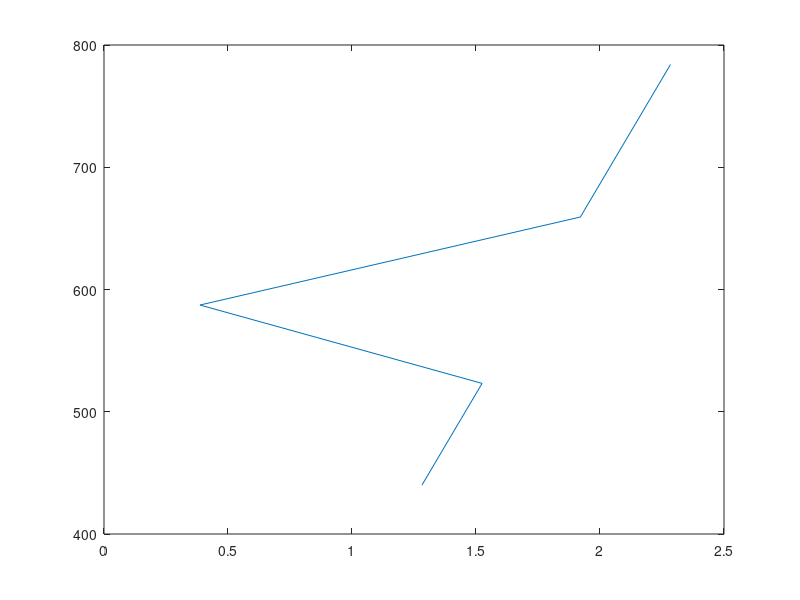

This chart was generated by the following MATLAB code:
lamda = [0.7800 0.6949 0.6559 02.5843 0.5206 0.4914 0.4378];
lamda=1./lamda;
freq = [440 493.9 523.2 587.3 659.3 698.5 784.0]
plot(lamda, freq)